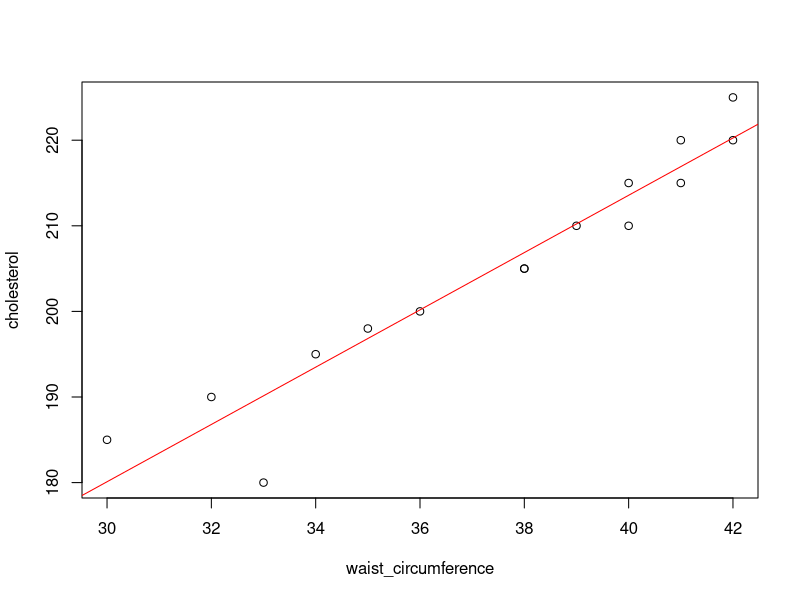

R code for this plot:
## HW4

# 1
mean1 <- 21.3
mean2 <- 18.6
sd1 <- 3.2
sd2 <- 2.1
n1 <- 22
n2 <- 20
mean_diff <- mean1 - mean2
se_diff <- sqrt(sd1^2/n1 + sd2^2/n2)
df <- n1 + n2 - 2
alpha <- 0.02
t_critical <- qt(1 - alpha/2, df)
CI_lower <- mean_diff - t_critical * se_diff
CI_upper <- mean_diff + t_critical * se_diff
CI <- c(CI_lower, CI_upper)
CI


# 1 a
mean2 <- 18.6
sd2 <- 2.1
n2 <- 20
se_diff <- sd2 / sqrt(n2)
df <- n2 - 1
alpha <- 0.02
t_critical <- qt(1 - alpha / 2, df)
CI_lower <- mean2 - t_critical * se_diff
CI_upper <- mean2 + t_critical * se_diff
CI <- c(CI_lower, CI_upper)
CI

# 1 b2 b3 b4
mean1 <- 21.3
mean2 <- 18.6
sd1 <- 3.2
sd2 <- 2.1
n1 <- 22
n2 <- 20
alpha <- 0.01
mean_diff <- mean1 - mean2
se_diff <- sqrt(sd1^2/n1 + sd2^2/n2)
df <- n1 + n2 - 2
t_critical <- qt(1 - alpha, df)

t_statistic <- mean_diff / se_diff
t_statistic

p_value <- 1 - pt(t_statistic, df)
p_value

rejection_region <- t_critical
rejection_region


# 2 a2 a3 a4
before <- c(7, 7, 8, 9, 8, 10, 6, 7, 7, 5, 9, 7)
after <- c(7, 2, 3, 1, 4, 8, 5, 2, 3, 6, 6, 3)
alpha <- 0.001

diff <- before - after
mean_diff <- mean(diff)
sd_diff <- sd(diff)
n <- length(diff)
t_statistic <- mean_diff / (sd_diff / sqrt(n))
t_statistic

df <- n - 1
p_value <- 2 * (1 - pt(abs(t_statistic), df))
p_value

critical_t <- qt(1 - alpha / 2, df)
rejection_region <- c(-critical_t, critical_t)
rejection_region

# 2 b
alpha <- 0.2
critical_t <- qt(1 - alpha/2, df)
CI_lower <- mean_diff - critical_t * (sd_diff / sqrt(n))
CI_upper <- mean_diff + critical_t * (sd_diff / sqrt(n))
CI <- c(CI_lower, CI_upper)
CI

# 3 a
A <- c(5, 6, 7, 6)
B <- c(4, 3, 2, 3)
C <- c(5, 4, 6, 4)
D <- c(3, 3, 4, 5)
table4<-data.frame(A,B,C,D)
group_data <- stack(table4)
anova_result <- aov(values ~ ind, data = group_data)
summary(anova_result)

# 3 b
# From 3 a
df_ind <- 3
df_residuals <- 12

alpha <- 0.01

critical_F <- qf(1 - alpha, df_ind, df_residuals)
rejection_region <- c(-critical_F, critical_F)
rejection_region


# 4 b
cholesterol <- c(180, 185, 190, 195, 198, 200, 205, 210, 215, 220, 
                 205, 210, 215, 220, 225)
waist_circumference <- c(33, 30, 32, 34, 35, 36, 38, 40, 41, 42, 
                         38, 39, 40, 41, 42)

model <- lm(cholesterol ~ waist_circumference)
model

#4 c
plot(waist_circumference, cholesterol)
abline(model, col = "red")

#4 d
R <- cor(cholesterol, waist_circumference)
R

slope <- (sd(cholesterol)/sd(waist_circumference)) * R
slope

intercept <- mean(cholesterol) - slope * mean(waist_circumference)
intercept

#4 e
R <- cor(cholesterol, waist_circumference)
R

#4 f
R2 <- R^2
R2

